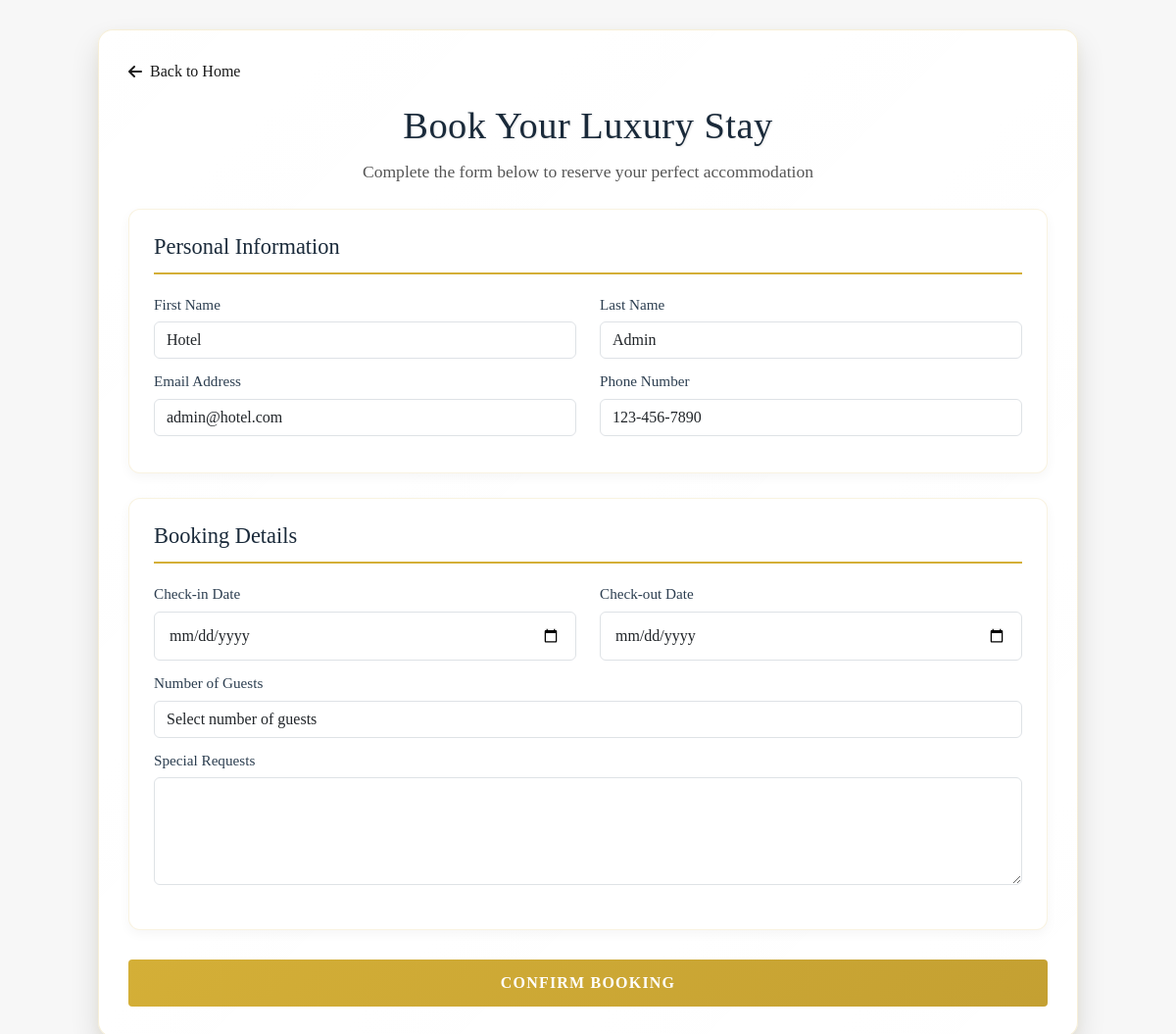
The app's page /landing_page/pages/booking-page.php?room_id=1 (signed in) with its own data.
### tables this page shows
CREATE TABLE IF NOT EXISTS `users` (
  `user_id` int NOT NULL AUTO_INCREMENT,
  `username` varchar(50) NOT NULL,
  `email` varchar(100) NOT NULL,
  `password` varchar(255) NOT NULL,
  `first_name` varchar(50) NOT NULL,
  `last_name` varchar(50) NOT NULL,
  `phone_number` varchar(20) DEFAULT NULL,
  `user_type` enum('admin','customer') NOT NULL DEFAULT 'customer',
  `profile_image` varchar(255) DEFAULT NULL,
  `created_at` timestamp NULL DEFAULT CURRENT_TIMESTAMP,
  `updated_at` timestamp NULL DEFAULT CURRENT_TIMESTAMP ON UPDATE CURRENT_TIMESTAMP,
  `last_login` timestamp NULL DEFAULT NULL,
  PRIMARY KEY (`user_id`),
  UNIQUE KEY `email` (`email`)
);

### landing_page/pages/booking-page.php (the view, shortened to what this page needs)
<?php
require_once '../../config/db.php';
$user_id = isset($_SESSION['user_id']) ? $_SESSION['user_id'] : null;
if ($user_id) {
    $query = "SELECT * FROM users WHERE user_id = $user_id";
    $result = mysqli_query($conn, $query);
    $row = mysqli_fetch_assoc($result);
    $firstname = $row["first_name"];
    $lastname = $row["last_name"];
    $phone = $row['phone_number'];
    $email = $row['email'];
} else {
    $firstname = "";
    $lastname = "";
    $phone = "";
    $email = "";
}
?>
<!DOCTYPE html>
<html lang="en">
<link rel="stylesheet" href="../css/booking.css">
<?php include_once '../includes/head.php'; ?>
<body>
    <div class="booking-container">
        <div class="back-button" style="margin-bottom: 20px;">
            <a href="index.php"
                style="text-decoration: none; color: var(--dark-text); display: flex; align-items: center; width: fit-content;">
                <i class="fas fa-arrow-left" style="margin-right: 8px;"></i>
                Back to Home
            </a>
        </div>
        <div class="booking-header">
            <h1>Book Your Luxury Stay</h1>
            <p>Complete the form below to reserve your perfect accommodation</p>
        </div>
        <form id="bookingForm"
            style="display:                                                                                                                                                                                                                                                                                                                                   <?php echo $user_id ? 'block' : 'none'; ?>">
            <div class="form-section">
                <h2 class="section-title">Personal Information</h2>
                <div class="row">
                    <div class="col-md-6">
                        <div class="form-group">
                            <label for="first_name">First Name</label>
                            <input type="text" id="first_name" name="first_name" class="form-control"
                                value="<?php echo $firstname; ?>" readonly>
                        </div>
                    </div>
                    <div class="col-md-6">
                        <div class="form-group">
                            <label for="last_name">Last Name</label>
                            <input type="text" id="last_name" name="last_name" class="form-control"
                                value="<?php echo $lastname ?>" readonly>
                        </div>
                    </div>
                </div>
                <div class="row">
                    <div class="col-md-6">
                        <div class="form-group">
                            <label for="email">Email Address</label>
                            <input type="email" id="email" name="email" class="form-control"
                                value="<?php echo $email; ?>" readonly>
                        </div>
                    </div>
                    <div class="col-md-6">
                        <div class="form-group">
                            <label for="phone_number">Phone Number</label>
                            <input type="tel" id="phone_number" name="phone_number" class="form-control"
                                value="<?php echo $phone; ?>" readonly>
                        </div>
                    </div>
                </div>
            </div>
            <div class="form-section">
                <h2 class="section-title">Booking Details</h2>
                <div class="row">
                    <div class="col-md-6">
                        <div class="form-group">
                            <label for="check_in_date">Check-in Date</label>
                            <input type="date" id="check_in_date" name="check_in_date"
                                min="<?php echo date('Y-m-d'); ?>" class="form-control" required>
                        </div>
                    </div>
                    <div class="col-md-6">
                        <div class="form-group">
                            <label for="check_out_date">Check-out Date</label>
                            <input type="date" id="check_out_date" name="check_out_date" min="" class="form-control"
                                required onchange="validateDates()">
                        </div>
                    </div>
                </div>
                <div class="row">
                    <div class="col-md-12">
                        <div class="form-group">
                            <label for="guests_count">Number of Guests</label>
                            <select id="guests_count" name="guests_count" class="form-control" required>
                                <option value="">Select number of guests</option>
                            </select>
                        </div>
                    </div>
                </div>
                <div class="form-group">
                    <label for="special_requests">Special Requests</label>
                    <textarea id="special_requests" name="special_requests" class="form-control" rows="4"></textarea>
                </div>
            </div>
            <div class="submit-section">
                <button type="submit" class="btn-submit">Confirm Booking</button>
            </div>
        </form>
    </div>
</body>
</html>

### landing_page/css/booking.css (style rules this page uses)
.booking-container { max-width: 1000px; margin: 30px auto; padding: 30px; background: linear-gradient( 135deg, rgba(255, 255, 255, 0.98), rgba(255, 255, 255, 0.95) ); border-radius: 15px; box-shadow: 0 15px 30px rgba(0, 0, 0, 0.12), 0 4px 10px rgba(212, 175, 55, 0.08); font-family: "Montserrat", sans-serif; position: relative; border: 1px solid rgba(212, 175, 55, 0.2); }
.booking-header { text-align: center; margin-bottom: 25px; }
.booking-header h1 { font-family: "Playfair Display", serif; font-size: 2.4em; color: #1a2a3a; margin-bottom: 12px; text-shadow: 1px 1px 2px rgba(0, 0, 0, 0.1); letter-spacing: 0.5px; }
.booking-header p { color: #555; font-size: 1.1em; font-weight: 300; line-height: 1.4; }
.form-section { background: #fff; padding: 25px; border-radius: 12px; margin-bottom: 25px; border: 1px solid rgba(212, 175, 55, 0.15); box-shadow: 0 4px 12px rgba(0, 0, 0, 0.04); transition: transform 0.3s ease, box-shadow 0.3s ease; }
.section-title { font-family: "Playfair Display", serif; color: #1a2a3a; font-size: 1.4em; margin-bottom: 20px; padding-bottom: 12px; border-bottom: 2px solid #d4af37; position: relative; }
.section-title::after { content: ""; position: absolute; bottom: -2px; left: 0; width: 50px; height: 2px; background: linear-gradient(to right, #d4af37, transparent); }
.form-group { margin-bottom: 18px; }
.form-group label { display: block; margin-bottom: 6px; color: #2c3e50; font-weight: 500; font-size: 0.95em; }
.form-control { width: 100%; padding: 10px 14px; border: 1px solid #e1e1e1; border-radius: 6px; font-size: 0.95em; transition: all 0.3s ease; background-color: #fcfcfc; }
.row { display: flex; flex-wrap: wrap; margin: -8px; }
.submit-section { text-align: center; margin-top: 30px; }
.btn-submit { background: linear-gradient(135deg, #d4af37, #c4a032); color: white; padding: 14px 40px; border: none; border-radius: 25px; font-size: 1em; cursor: pointer; transition: all 0.3s ease; text-transform: uppercase; letter-spacing: 1.2px; font-weight: 500; position: relative; overflow: hidden; }
.btn-submit::before { content: ""; position: absolute; top: 0; left: -100%; width: 100%; height: 100%; background: linear-gradient( 120deg, transparent, rgba(255, 255, 255, 0.3), transparent ); transition: all 0.6s ease; }
input[type="date"] { appearance: none; -webkit-appearance: none; padding: 12px 15px; }
.form-group { margin-bottom: 20px; }
.form-control { width: 100%; padding: 10px; border: 1px solid #ccc; border-radius: 4px; font-size: 16px; }
.btn-submit { background-color: #007bff; color: white; border: none; padding: 12px 20px; border-radius: 4px; cursor: pointer; font-weight: bold; width: 100%; font-size: 16px; transition: background-color 0.3s; }

### landing_page/css/style.css (style rules this page uses)
:root { --primary-color: #c8a97e; --secondary-color: #1c3c64; --accent-color: #9c7a48; --dark-text: #1a1a1a; --light-text: #707070; --light-bg: #f7f7f7; --white: #ffffff; --shadow: 0 10px 30px rgba(0, 0, 0, 0.08); --luxury-gradient: linear-gradient( 135deg, var(--primary-color) 0%, var(--accent-color) 100% ); }
* { margin: 0; padding: 0; box-sizing: border-box; font-family: "Playfair Display", serif; }
body { background-color: var(--light-bg) !important; color: var(--dark-text); }

### records on screen
users: first_name "Hotel", last_name "Admin", email "admin@hotel.com", phone_number "123-456-7890"
